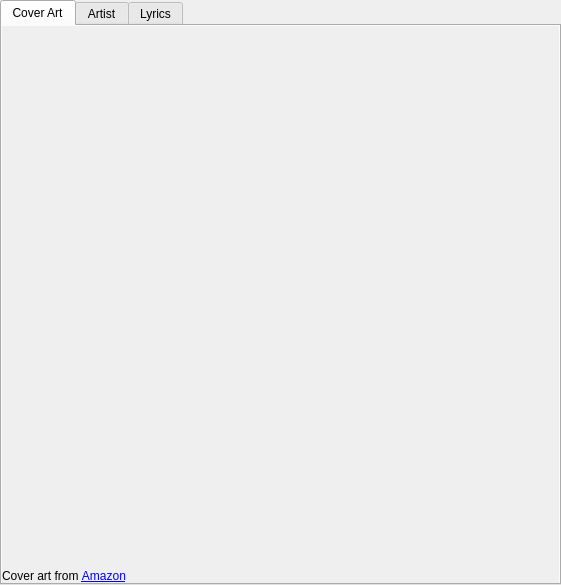
<ui version="4.0" >
 <class>CoverArtWindow</class>
 <widget class="QDialog" name="CoverArtWindow" >
  <property name="geometry" >
   <rect>
    <x>0</x>
    <y>0</y>
    <width>561</width>
    <height>585</height>
   </rect>
  </property>
  <layout class="QGridLayout" name="gridLayout" >
   <property name="margin" >
    <number>0</number>
   </property>
   <property name="spacing" >
    <number>0</number>
   </property>
   <item row="0" column="0" >
    <widget class="QTabWidget" name="tabWidget" >
     <property name="currentIndex" >
      <number>0</number>
     </property>
     <widget class="QWidget" name="coverArtTab" >
      <property name="geometry" >
       <rect>
        <x>0</x>
        <y>0</y>
        <width>557</width>
        <height>561</height>
       </rect>
      </property>
      <attribute name="title" >
       <string>Cover Art</string>
      </attribute>
      <layout class="QGridLayout" name="gridLayout_4" >
       <property name="margin" >
        <number>0</number>
       </property>
       <property name="spacing" >
        <number>0</number>
       </property>
       <item row="0" column="0" >
        <widget class="QScrollArea" name="scrollArea" >
         <property name="frameShape" >
          <enum>QFrame::NoFrame</enum>
         </property>
         <property name="verticalScrollBarPolicy" >
          <enum>Qt::ScrollBarAlwaysOff</enum>
         </property>
         <property name="horizontalScrollBarPolicy" >
          <enum>Qt::ScrollBarAlwaysOff</enum>
         </property>
         <property name="widgetResizable" >
          <bool>true</bool>
         </property>
         <widget class="QWidget" name="scrollAreaWidgetContents" >
          <property name="geometry" >
           <rect>
            <x>0</x>
            <y>0</y>
            <width>557</width>
            <height>561</height>
           </rect>
          </property>
          <layout class="QGridLayout" name="gridLayout_3" >
           <property name="margin" >
            <number>0</number>
           </property>
           <property name="spacing" >
            <number>0</number>
           </property>
           <item row="0" column="0" >
            <widget class="QLabel" name="coverArtLabel" >
             <property name="scaledContents" >
              <bool>true</bool>
             </property>
            </widget>
           </item>
           <item row="1" column="0" >
            <widget class="QLabel" name="amazonLabel" >
             <property name="sizePolicy" >
              <sizepolicy vsizetype="Fixed" hsizetype="Preferred" >
               <horstretch>0</horstretch>
               <verstretch>0</verstretch>
              </sizepolicy>
             </property>
             <property name="text" >
              <string>Cover art from &lt;a href="http://amazon.com">Amazon&lt;/a></string>
             </property>
             <property name="openExternalLinks" >
              <bool>true</bool>
             </property>
            </widget>
           </item>
          </layout>
         </widget>
        </widget>
       </item>
      </layout>
     </widget>
     <widget class="QWidget" name="artistTab" >
      <property name="geometry" >
       <rect>
        <x>0</x>
        <y>0</y>
        <width>557</width>
        <height>561</height>
       </rect>
      </property>
      <attribute name="title" >
       <string>Artist</string>
      </attribute>
      <layout class="QGridLayout" name="gridLayout_2" />
     </widget>
     <widget class="QWidget" name="lyricsTab" >
      <property name="geometry" >
       <rect>
        <x>0</x>
        <y>0</y>
        <width>557</width>
        <height>561</height>
       </rect>
      </property>
      <attribute name="title" >
       <string>Lyrics</string>
      </attribute>
      <layout class="QGridLayout" name="gridLayout_5" >
       <property name="margin" >
        <number>0</number>
       </property>
       <property name="spacing" >
        <number>0</number>
       </property>
       <item row="0" column="0" >
        <widget class="QTextEdit" name="lyricsTextEdit" />
       </item>
       <item row="1" column="0" >
        <widget class="QLabel" name="lyricWikiLabel" >
         <property name="sizePolicy" >
          <sizepolicy vsizetype="Fixed" hsizetype="Preferred" >
           <horstretch>0</horstretch>
           <verstretch>0</verstretch>
          </sizepolicy>
         </property>
         <property name="text" >
          <string>Lyrics from &lt;a href="http://lyricwiki.org">LyricWiki&lt;/a></string>
         </property>
         <property name="openExternalLinks" >
          <bool>true</bool>
         </property>
        </widget>
       </item>
      </layout>
     </widget>
    </widget>
   </item>
  </layout>
 </widget>
 <resources/>
 <connections/>
</ui>
